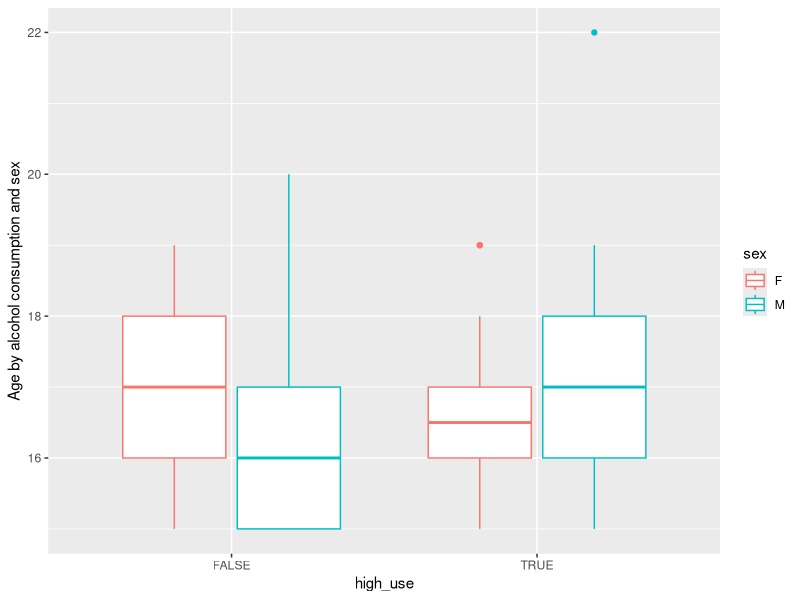

Reproduce this figure in R.
## ---- chunk 1
library(ggplot2)
library(GGally)
## ---- chunk 2
student_alc <- read.table("data/student_alc.txt", header = TRUE)
dim(student_alc)
## ---- chunk 3
colnames(student_alc)
## ---- chunk 4
# initialize a plot of high_use and sex
g1 <- ggplot(student_alc, aes(x = high_use, y = age, col = sex))

# define the plot as a boxplot and draw it
g1 + geom_boxplot() + ylab("Age by alcohol consumption and sex")
